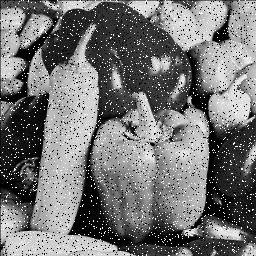
#> input picture 7_WS19/Bildverarbeitung/Uebungen/Uebung05/pepper.jpg, 256 x 256 px
$ python uebung5.py
#> lines starting #> are read from the running program, lines starting #| are printed output that depends on the picture
#> in main, pepper is the input picture: shape (256, 256); min 0, max 255, mean 117
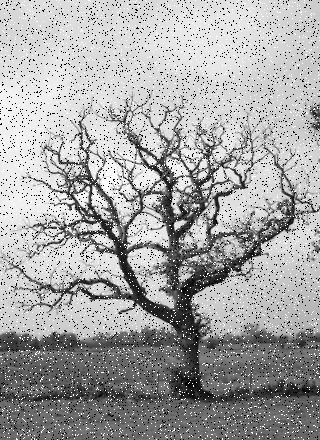
#> input picture 7_WS19/Bildverarbeitung/Uebungen/Uebung05/tree.png, 320 x 440 px
#> in main, tree is the input picture: shape (440, 320); min 0, max 255, mean 165
import numpy as np
from skimage import io
from skimage.viewer import ImageViewer


def minFilter(in_image, filter, offset=0):
#> called with offset = 0
    for i in range(len(filter)):
        # Assert that filter is of shape NxN
        assert(len(filter) == len(filter[i]))
    # Assert that N is of type (2k + 1)
    assert(len(filter) % 2 == 1)

    filter_outside = len(filter) // 2
    newx = np.shape(in_image)[0] + 2 * filter_outside
#> newx = 258
    newy = np.shape(in_image)[1] + 2 * filter_outside
#> newy = 258

    innerx = newx - filter_outside
#> innerx = 257
    innery = newy - filter_outside
#> innery = 257

    newimg = np.zeros((newx, newy))
    newimg[filter_outside:newx - filter_outside, filter_outside:newy - filter_outside] = in_image

    outimg = np.zeros(np.shape(in_image))

    for x in range(newx - len(filter)):
        print("{:3} / {}".format(x + 1, newx - len(filter)))
        for y in range(newy - len(filter)):
            c = None

            for i in range(len(filter)):
                for j in range(len(filter)):
                    if c is None:
                        c = newimg[x + i][y + j]
                    else:
                        c = min(c, newimg[x + i][y + j])

            outimg[x][y] = c
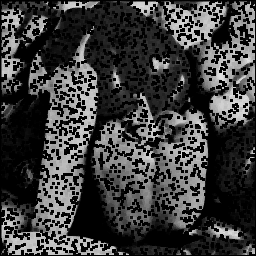
#> outimg: shape (256, 256) float64; min 0, max 224, mean 59.2
    return outimg


def maxFilter(in_image, filter, offset=0):
#> called with offset = 0
    for i in range(len(filter)):
        # Assert that filter is of shape NxN
        assert(len(filter) == len(filter[i]))
    # Assert that N is of type (2k + 1)
    assert(len(filter) % 2 == 1)

    filter_outside = len(filter) // 2
    newx = np.shape(in_image)[0] + 2 * filter_outside
#> newx = 258
    newy = np.shape(in_image)[1] + 2 * filter_outside
#> newy = 258

    innerx = newx - filter_outside
#> innerx = 257
    innery = newy - filter_outside
#> innery = 257

    newimg = np.zeros((newx, newy))
    newimg[filter_outside:newx - filter_outside, filter_outside:newy - filter_outside] = in_image
    outimg = np.zeros(np.shape(in_image))

    for x in range(newx - len(filter)):
        print("{:3} / {}".format(x + 1, newx - len(filter)))
        for y in range(newy - len(filter)):
            c = None

            for i in range(len(filter)):
                for j in range(len(filter)):
                    if c is None:
                        c = newimg[x + i][y + j]
                    else:
                        c = max(c, newimg[x + i][y + j])

            outimg[x][y] = c
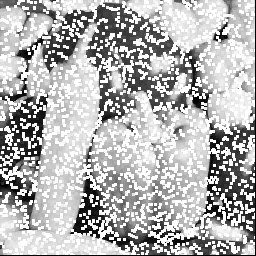
#> outimg: shape (256, 256) float64; min 0, max 255, mean 179
    return outimg


def medianFilter(in_image, filter, offset=0):
#> called with offset = 0
    for i in range(len(filter)):
        # Assert that filter is of shape NxN
        assert(len(filter) == len(filter[i]))
    # Assert that N is of type (2k + 1)
    assert(len(filter) % 2 == 1)

    filter_outside = len(filter) // 2
    newx = np.shape(in_image)[0] + 2 * filter_outside
#> newx = 258
    newy = np.shape(in_image)[1] + 2 * filter_outside
#> newy = 258

    innerx = newx - filter_outside
#> innerx = 257
    innery = newy - filter_outside
#> innery = 257

    newimg = np.zeros((newx, newy))
    newimg[filter_outside:newx - filter_outside, filter_outside:newy - filter_outside] = in_image

    outimg = np.zeros(np.shape(in_image))

    for x in range(newx - len(filter)):
        print("{:3} / {}".format(x + 1, newx - len(filter)))
        for y in range(newy - len(filter)):
            c = []

            for i in range(len(filter)):
                for j in range(len(filter)):
                    for amount in range(filter[i][j]):
                        c.append(newimg[x + i][y + j])

            np.sort(c, kind='heapsort')
            #c = c[int(len(filter) * len(filter)) - 1]
            c = np.median(c)
            outimg[x][y] = c
    return outimg


def main():
    pepper = io.imread("pepper.jpg", as_gray=True)
    tree = io.imread("tree.png", as_gray=True)
    box = [[1, 1, 1],
           [1, 1, 1],
           [1, 1, 1]]
    bigbox = np.full((11, 11), 1)
    gaussian = [[1, 1, 1],
                [1, 3, 1],
                [1, 1, 1]]
    pepper_min = minFilter(pepper, box)
    pepper_max = maxFilter(pepper, box)
    pepper_median = medianFilter(pepper, box)
    tree_min = minFilter(tree, box)
#> call 2 of minFilter, with offset = 0
#> in minFilter (call 2), `newimg = np.zeros((newx, newy))`: newimg: shape (442, 322) float64; every value is 0
#> in minFilter (call 2), `newimg[filter_outside:newx - filter_outside, filter_outside:newy - fil..`:
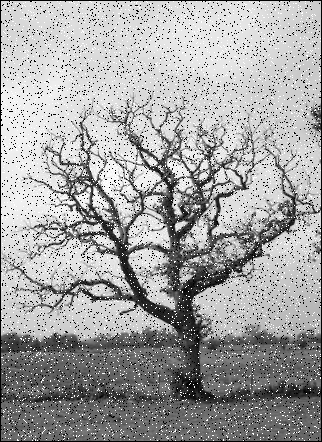
#> newimg: shape (442, 322) float64; min 0, max 255, mean 163.2
#> in minFilter (call 2), `outimg = np.zeros(np.shape(in_image))`: outimg: shape (440, 320) float64; every value is 0
#> after the loop in minFilter (call 2), `for x in range(newx - len(filter)):`:
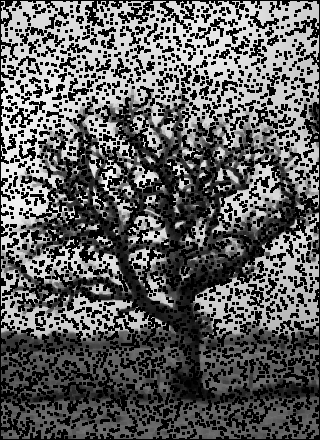
#> outimg: shape (440, 320) float64; min 0, max 248, mean 94.7
    tree_max = maxFilter(tree, box)
#> call 2 of maxFilter, with offset = 0
#> after the loop in maxFilter (call 2), `for x in range(newx - len(filter)):`:
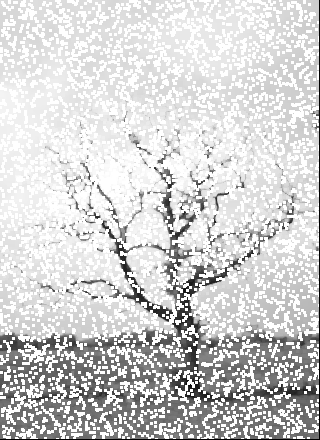
#> outimg: shape (440, 320) float64; min 0, max 255, mean 210.1
    tree_median = medianFilter(tree, box)
#> call 2 of medianFilter, with offset = 0
#> after the loop in medianFilter (call 2), `for x in range(newx - len(filter)):`:
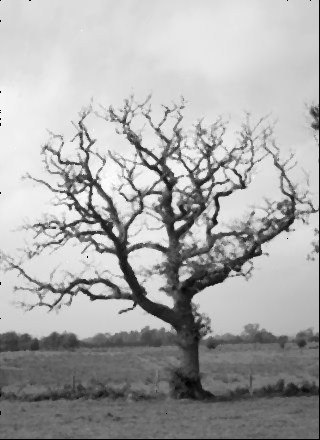
#> outimg: shape (440, 320) float64; min 0, max 255, mean 168.8
    io.imsave("pepper_min.jpg", pepper_min)
    io.imsave("pepper_max.jpg", pepper_max)
    io.imsave("pepper_median.jpg", pepper_median)
    io.imsave("tree_min.png", tree_min)
    io.imsave("tree_max.png", tree_max)
    io.imsave("tree_median.png", tree_median)


if __name__ == "__main__":
    main()
